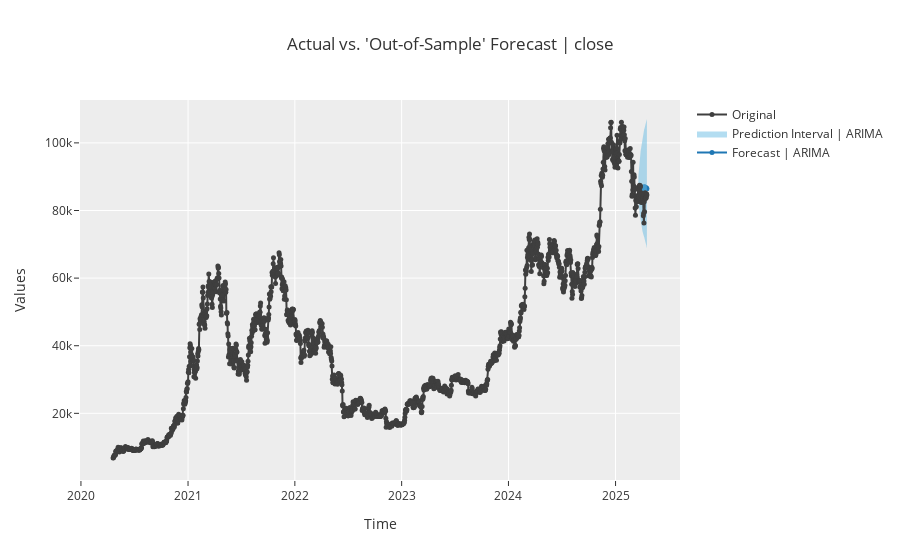

This figure's notebook cell:
### Code cell
print("\n--- Finalizing Model and Making Predictions ---")
final_arima = finalize_model(tuned_arima)

# Generate predictions for the test set
predictions = predict_model(final_arima) #fh=90)

print("Prediction results (last 5 rows):")
display(predictions.tail())

predictions_df = predictions.to_timestamp()

plot_model(tuned_arima, plot='forecast')

print(pull().to_markdown(index=False))
